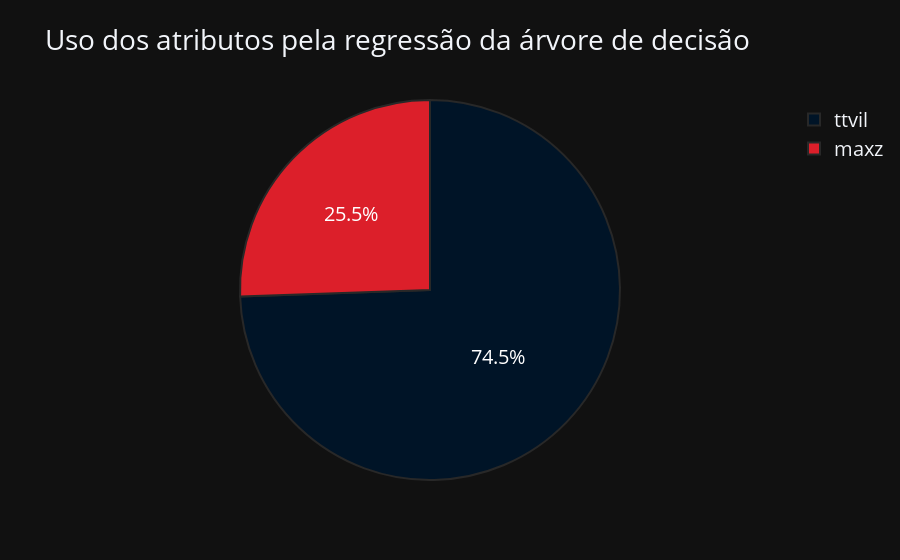

The notebook cell saved with this chart:
### Code cell
fi = dtc.feature_importances_*100
attrs = {}
for key, value in zip(columns[1:], fi):
    attrs[key] = value

labels = list(attrs.keys())
values = list(attrs.values())
colors = ['#DC1F2A', '#001427', '#708D81', '#F4D58D', '#02CC6D', 
         '#02C4EF', '#FAFF05', '#CD05FF', '#FF8205']

fig = go.Figure()
fig.add_trace(
    go.Pie(labels=labels, values=values)
)

fig.update_traces(hoverinfo='label+percent', textfont_size=20,
                  marker=dict(colors=colors, line=dict(color='#282828', width=2)))
fig.update_layout(
    template='plotly_dark',
    title="Uso dos atributos pela regressão da árvore de decisão",
    font=dict(size=20)
)
fig.show()

### Figure 1 — Plotly figure (JSON) as saved in the notebook; plotly's stock layout.template omitted (floating-point values rounded to 4 significant figures)
{"data": [{"hoverinfo": "label+percent", "labels": ["maxz", "ttvil"], "marker": {"colors": ["#DC1F2A", "#001427", "#708D81", "#F4D58D", "#02CC6D", "#02C4EF", "#FAFF05", "#CD05FF", "#FF8205"], "line": {"color": "#282828", "width": 2}}, "textfont": {"size": 20}, "type": "pie", "values": [25.53, 74.47]}], "layout": {"font": {"size": 20}, "title": {"text": "Uso dos atributos pela regressão da árvore de decisão"}}}
